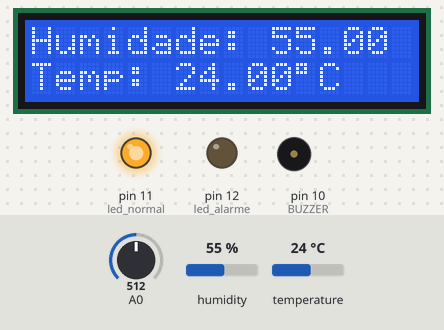
This sketch was run on a simulated Arduino Uno, built with avr-gcc and run on an emulated ATmega328P. On the bench: 16×2 character LCD, output pins drawn as LEDs (lit = HIGH), buzzer (waves = sounding). The test bench sets the inputs (shaded band); at power-on: A0 = 512, humidity 55 %, temperature 24 °C.

Above: at 1.2 s.
1.3 s: A0 set to 890
2.8 s: A0 set to 910
At 5.4 s:
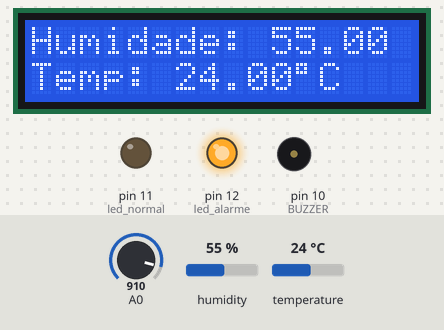
7.8 s: humidity set to 22 %
At 9.6 s:
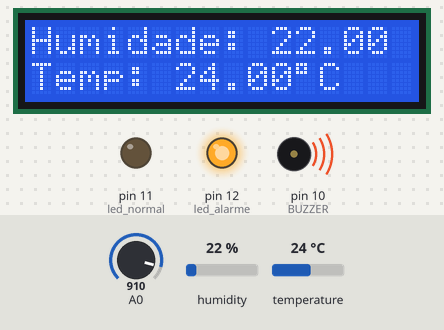
9.9 s: temperature set to 12 °C
At 10.9 s:
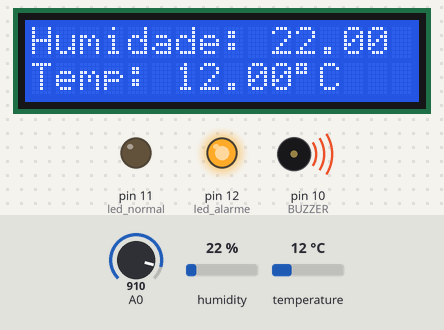
14.1 s: humidity set to 40 %
At 15.4 s:
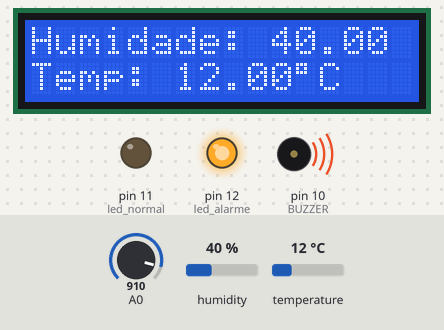
16.3 s: temperature set to 19 °C
At 17.7 s:
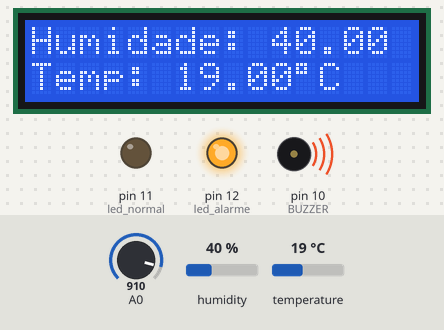
Timing chart, 0 to 21.5 s (numbered marks = the images above; inputs shaded):
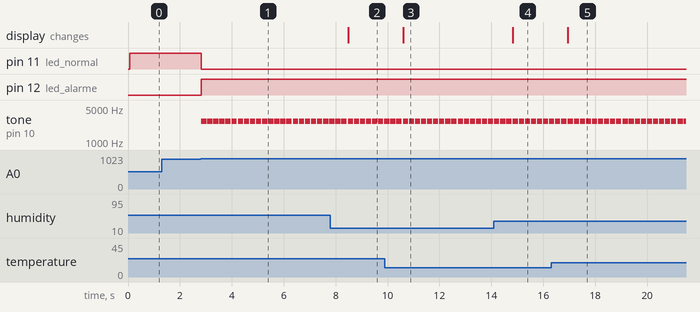

Measured:
- the behaviour switches between 900 and 901 on A0 (found by bisection; images 0 and 1)
- after the input at 1.3 s, every drawn part: stays the same
- after the input at 2.8 s, pin 11 (led_normal): HIGH → LOW at once; pin 12 (led_alarme): LOW → HIGH at once; tone on pin 10 (BUZZER): alternates 2700 Hz for 0.20 s and silent for 0.03 s, starting at once
- after the input at 7.8 s, the display: changes after 0.68 s (image 2)
- after the input at 9.9 s, the display: changes after 0.70 s (image 3)
- after the input at 14.1 s, the display: changes after 0.73 s (image 4)
- after the input at 16.3 s, the display: changes after 0.65 s (image 5)

The sketch:

Sensor_GAS_TEMP_HUM.ino
```cpp
#include "DHT.h"
#include <Wire.h>
#include <LiquidCrystal_I2C.h>

LiquidCrystal_I2C lcd (0x27,16,2);

#define DHTPIN 7
#define DHTTYPE DHT11

DHT dht(DHTPIN,DHTTYPE);

int BUZZER = 10;
int led_normal = 11;
int led_alarme = 12;
int sensor_gas;

void setup() {
  dht.begin();
  lcd.init();

  pinMode(led_normal,OUTPUT);
  pinMode(led_alarme,OUTPUT);
  pinMode(BUZZER,OUTPUT);
  Serial.begin(9600);
}
void loop() {
sensor_gas = analogRead(A0);
if (sensor_gas > 900){
// existe gás
digitalWrite(led_alarme,HIGH);
digitalWrite(led_normal,LOW);
tone(BUZZER,2700);
delay(200);
noTone(BUZZER);

}
else{
// Todo normal digitalWrite(lednormal,HIGH);
digitalWrite(led_alarme,LOW);
digitalWrite(led_normal,HIGH);
noTone(BUZZER);
}
  //delay(2000);

  float h = dht.readHumidity();
  float t = dht.readTemperature();
  lcd.backlight();
  lcd.setCursor(0, 0);
  lcd.print("Humidade: ");
  lcd.print(h); lcd.print(" % ");
  lcd.setCursor(0, 1);
  lcd.print("Temp: ");
  lcd.print(t);
  lcd.print((char) 223);
  lcd.print("C ");


}
```
